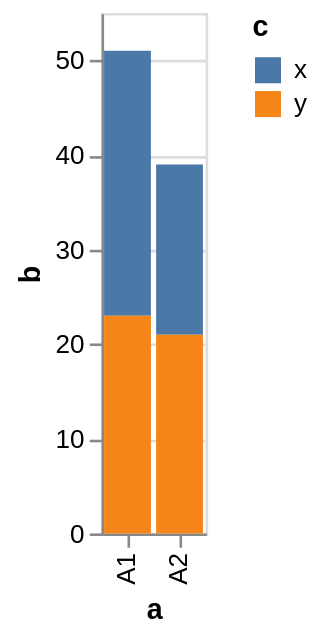

Source (Vega-Lite JSON):
### Vega specification from a JSON file in a GitHub repository (floating-point values rounded to 4 significant figures)
{"$schema": "https://vega.github.io/schema/vega/v5.json", "background": "white", "padding": 5, "height": 200, "style": "cell", "data": [{"name": "source_0", "values": [{"a": "A1", "b": 28, "c": "x"}, {"a": "A1", "b": 23, "c": "y"}, {"a": "A2", "b": 18, "c": "x"}, {"a": "A2", "b": 21, "c": "y"}]}, {"name": "data_0", "source": "source_0", "transform": [{"type": "stack", "groupby": ["a"], "field": "b", "sort": {"field": ["c"], "order": ["descending"]}, "as": ["b_start", "b_end"], "offset": "zero"}, {"type": "filter", "expr": "isValid(datum[\"b\"]) && isFinite(+datum[\"b\"])"}]}], "signals": [{"name": "x_step", "value": 20}, {"name": "width", "update": "bandspace(domain('x').length, 0.1, 0.05) * x_step"}], "marks": [{"name": "marks", "type": "rect", "style": ["bar"], "from": {"data": "data_0"}, "encode": {"update": {"fill": {"scale": "color", "field": "c"}, "ariaRoleDescription": {"value": "bar"}, "description": {"signal": "\"a\" + \": \" + (isValid(datum[\"a\"]) ? datum[\"a\"] : \"\"+datum[\"a\"]) + \"; \" + \"b\" + \": \" + (format(datum[\"b\"], \"\")) + \"; \" + \"c\" + \": \" + (isValid(datum[\"c\"]) ? datum[\"c\"] : \"\"+datum[\"c\"])"}, "x": {"scale": "x", "field": "a"}, "width": {"scale": "x", "band": 1}, "y": {"scale": "y", "field": "b_end"}, "y2": {"scale": "y", "field": "b_start"}}}}], "scales": [{"name": "x", "type": "band", "domain": {"data": "data_0", "field": "a", "sort": true}, "range": {"step": {"signal": "x_step"}}, "paddingInner": 0.1, "paddingOuter": 0.05}, {"name": "y", "type": "linear", "domain": {"data": "data_0", "fields": ["b_start", "b_end"]}, "range": [{"signal": "height"}, 0], "nice": true, "zero": true}, {"name": "color", "type": "ordinal", "domain": {"data": "data_0", "field": "c", "sort": true}, "range": "category"}], "axes": [{"scale": "y", "orient": "left", "gridScale": "x", "grid": true, "tickCount": {"signal": "ceil(height/40)"}, "domain": false, "labels": false, "aria": false, "maxExtent": 0, "minExtent": 0, "ticks": false, "zindex": 0}, {"scale": "x", "orient": "bottom", "grid": false, "title": "a", "labelAlign": "right", "labelAngle": 270, "labelBaseline": "middle", "zindex": 0}, {"scale": "y", "orient": "left", "grid": false, "title": "b", "labelOverlap": true, "tickCount": {"signal": "ceil(height/40)"}, "zindex": 0}], "legends": [{"fill": "color", "symbolType": "square", "title": "c"}]}
